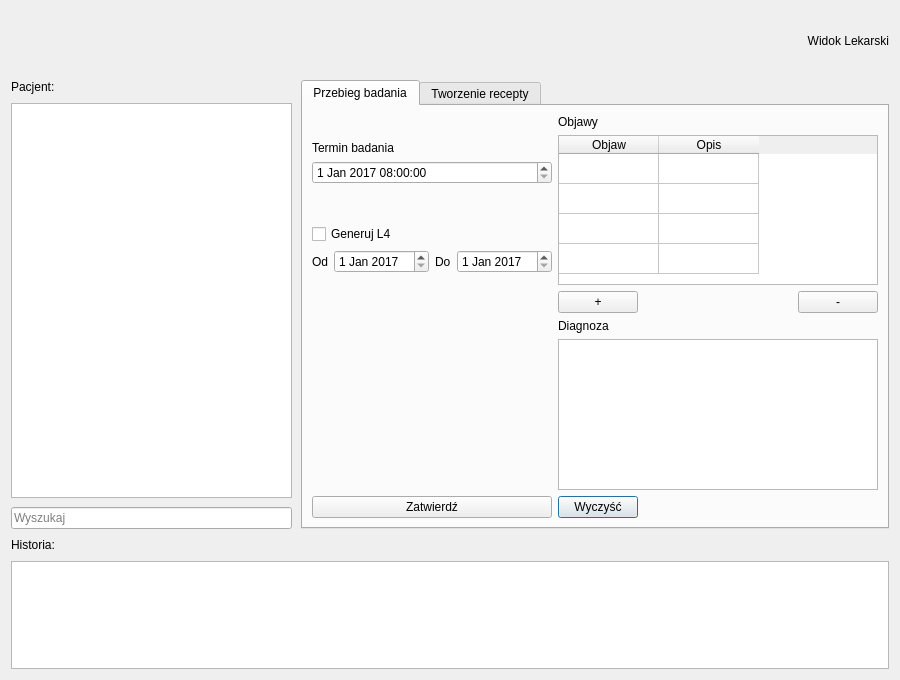
<?xml version="1.0" encoding="UTF-8"?>
<ui version="4.0">
 <class>DoctorsWindow</class>
 <widget class="QDialog" name="DoctorsWindow">
  <property name="geometry">
   <rect>
    <x>0</x>
    <y>0</y>
    <width>900</width>
    <height>680</height>
   </rect>
  </property>
  <property name="maximumSize">
   <size>
    <width>1024</width>
    <height>16777215</height>
   </size>
  </property>
  <property name="windowTitle">
   <string>Dialog</string>
  </property>
  <layout class="QGridLayout" name="gridLayout_3">
   <property name="spacing">
    <number>9</number>
   </property>
   <item row="2" column="0">
    <widget class="QLabel" name="label_20">
     <property name="text">
      <string>Historia:</string>
     </property>
    </widget>
   </item>
   <item row="3" column="0" colspan="2">
    <widget class="QListWidget" name="listWidget"/>
   </item>
   <item row="0" column="0" colspan="2">
    <layout class="QGridLayout" name="gridLayout">
     <item row="0" column="0">
      <widget class="QLabel" name="label">
       <property name="minimumSize">
        <size>
         <width>50</width>
         <height>60</height>
        </size>
       </property>
       <property name="maximumSize">
        <size>
         <width>60</width>
         <height>50</height>
        </size>
       </property>
       <property name="text">
        <string/>
       </property>
       <property name="pixmap">
        <pixmap resource="../Resources/projectresources.qrc">:/images/Logo.png</pixmap>
       </property>
       <property name="scaledContents">
        <bool>true</bool>
       </property>
      </widget>
     </item>
     <item row="0" column="2">
      <widget class="QLabel" name="label_2">
       <property name="text">
        <string>Widok Lekarski</string>
       </property>
       <property name="alignment">
        <set>Qt::AlignRight|Qt::AlignTrailing|Qt::AlignVCenter</set>
       </property>
      </widget>
     </item>
     <item row="0" column="1">
      <spacer name="horizontalSpacer">
       <property name="orientation">
        <enum>Qt::Horizontal</enum>
       </property>
       <property name="sizeHint" stdset="0">
        <size>
         <width>40</width>
         <height>20</height>
        </size>
       </property>
      </spacer>
     </item>
    </layout>
   </item>
   <item row="1" column="0">
    <layout class="QGridLayout" name="gridLayout_5">
     <property name="sizeConstraint">
      <enum>QLayout::SetDefaultConstraint</enum>
     </property>
     <item row="2" column="0">
      <widget class="QLineEdit" name="lineEdit">
       <property name="placeholderText">
        <string>Wyszukaj</string>
       </property>
      </widget>
     </item>
     <item row="1" column="0">
      <widget class="QListWidget" name="patientList">
       <property name="minimumSize">
        <size>
         <width>200</width>
         <height>0</height>
        </size>
       </property>
       <property name="maximumSize">
        <size>
         <width>1000</width>
         <height>16777215</height>
        </size>
       </property>
      </widget>
     </item>
     <item row="0" column="0">
      <widget class="QLabel" name="label_3">
       <property name="text">
        <string>Pacjent:</string>
       </property>
      </widget>
     </item>
    </layout>
   </item>
   <item row="1" column="1">
    <widget class="QTabWidget" name="tabWidget">
     <property name="currentIndex">
      <number>0</number>
     </property>
     <widget class="QWidget" name="examination">
      <attribute name="title">
       <string>Przebieg badania</string>
      </attribute>
      <layout class="QGridLayout" name="gridLayout_2">
       <item row="16" column="1">
        <widget class="QPushButton" name="patientClear">
         <property name="text">
          <string>Wyczyść</string>
         </property>
        </widget>
       </item>
       <item row="16" column="0">
        <widget class="QPushButton" name="patientAccept">
         <property name="text">
          <string>Zatwierdź</string>
         </property>
        </widget>
       </item>
       <item row="8" column="0">
        <layout class="QGridLayout" name="L4layout">
         <item row="1" column="0">
          <widget class="QLabel" name="label_6">
           <property name="sizePolicy">
            <sizepolicy hsizetype="Minimum" vsizetype="Preferred">
             <horstretch>0</horstretch>
             <verstretch>0</verstretch>
            </sizepolicy>
           </property>
           <property name="text">
            <string>Od</string>
           </property>
           <property name="alignment">
            <set>Qt::AlignRight|Qt::AlignTrailing|Qt::AlignVCenter</set>
           </property>
          </widget>
         </item>
         <item row="1" column="1">
          <widget class="QDateEdit" name="L4start">
           <property name="dateTime">
            <datetime>
             <hour>0</hour>
             <minute>0</minute>
             <second>0</second>
             <year>2017</year>
             <month>1</month>
             <day>1</day>
            </datetime>
           </property>
          </widget>
         </item>
         <item row="1" column="2">
          <widget class="QLabel" name="label_7">
           <property name="text">
            <string>Do</string>
           </property>
          </widget>
         </item>
         <item row="1" column="3">
          <widget class="QDateEdit" name="L4stop">
           <property name="dateTime">
            <datetime>
             <hour>0</hour>
             <minute>0</minute>
             <second>0</second>
             <year>2017</year>
             <month>1</month>
             <day>1</day>
            </datetime>
           </property>
          </widget>
         </item>
        </layout>
       </item>
       <item row="6" column="0">
        <spacer name="verticalSpacer_2">
         <property name="orientation">
          <enum>Qt::Vertical</enum>
         </property>
         <property name="sizeHint" stdset="0">
          <size>
           <width>20</width>
           <height>40</height>
          </size>
         </property>
        </spacer>
       </item>
       <item row="5" column="0">
        <widget class="QDateTimeEdit" name="examinationDate">
         <property name="dateTime">
          <datetime>
           <hour>8</hour>
           <minute>0</minute>
           <second>0</second>
           <year>2017</year>
           <month>1</month>
           <day>1</day>
          </datetime>
         </property>
         <property name="time">
          <time>
           <hour>8</hour>
           <minute>0</minute>
           <second>0</second>
          </time>
         </property>
        </widget>
       </item>
       <item row="7" column="0">
        <widget class="QCheckBox" name="generateL4cb">
         <property name="text">
          <string>Generuj L4</string>
         </property>
        </widget>
       </item>
       <item row="4" column="0">
        <widget class="QLabel" name="label_5">
         <property name="text">
          <string>Termin badania</string>
         </property>
        </widget>
       </item>
       <item row="11" column="0" rowspan="5">
        <spacer name="verticalSpacer">
         <property name="orientation">
          <enum>Qt::Vertical</enum>
         </property>
         <property name="sizeHint" stdset="0">
          <size>
           <width>20</width>
           <height>40</height>
          </size>
         </property>
        </spacer>
       </item>
       <item row="3" column="1" rowspan="10" colspan="4">
        <widget class="QTableWidget" name="symptomTable">
         <property name="minimumSize">
          <size>
           <width>320</width>
           <height>0</height>
          </size>
         </property>
         <property name="rowCount">
          <number>4</number>
         </property>
         <property name="columnCount">
          <number>2</number>
         </property>
         <attribute name="verticalHeaderVisible">
          <bool>false</bool>
         </attribute>
         <row/>
         <row/>
         <row/>
         <row/>
         <column>
          <property name="text">
           <string>Objaw</string>
          </property>
         </column>
         <column>
          <property name="text">
           <string>Opis</string>
          </property>
         </column>
        </widget>
       </item>
       <item row="15" column="1" colspan="4">
        <widget class="QPlainTextEdit" name="diagnosis"/>
       </item>
       <item row="14" column="1" colspan="4">
        <widget class="QLabel" name="label_4">
         <property name="text">
          <string>Diagnoza</string>
         </property>
        </widget>
       </item>
       <item row="0" column="1">
        <widget class="QLabel" name="label_12">
         <property name="text">
          <string>Objawy</string>
         </property>
        </widget>
       </item>
       <item row="13" column="1" colspan="4">
        <layout class="QGridLayout" name="gridLayout_6">
         <item row="0" column="2">
          <spacer name="horizontalSpacer_3">
           <property name="orientation">
            <enum>Qt::Horizontal</enum>
           </property>
           <property name="sizeHint" stdset="0">
            <size>
             <width>40</width>
             <height>20</height>
            </size>
           </property>
          </spacer>
         </item>
         <item row="0" column="1">
          <widget class="QPushButton" name="addPatRow">
           <property name="text">
            <string>+</string>
           </property>
          </widget>
         </item>
         <item row="0" column="3">
          <widget class="QPushButton" name="removePatRow">
           <property name="text">
            <string>-</string>
           </property>
          </widget>
         </item>
        </layout>
       </item>
      </layout>
     </widget>
     <widget class="QWidget" name="receipt">
      <attribute name="title">
       <string>Tworzenie recepty</string>
      </attribute>
      <layout class="QGridLayout" name="gridLayout_4">
       <item row="9" column="0">
        <widget class="QPushButton" name="prescriptionCreate">
         <property name="text">
          <string>Generuj</string>
         </property>
        </widget>
       </item>
       <item row="6" column="0" colspan="2">
        <widget class="QLabel" name="label_17">
         <property name="text">
          <string>Dodatkowe informacje</string>
         </property>
         <property name="alignment">
          <set>Qt::AlignCenter</set>
         </property>
        </widget>
       </item>
       <item row="4" column="0" colspan="2">
        <widget class="QTableWidget" name="drugs">
         <property name="rowCount">
          <number>4</number>
         </property>
         <property name="columnCount">
          <number>3</number>
         </property>
         <attribute name="horizontalHeaderDefaultSectionSize">
          <number>100</number>
         </attribute>
         <row/>
         <row/>
         <row/>
         <row/>
         <column>
          <property name="text">
           <string>Lek</string>
          </property>
         </column>
         <column>
          <property name="text">
           <string>Dawka</string>
          </property>
         </column>
         <column>
          <property name="text">
           <string>Uwagi</string>
          </property>
         </column>
        </widget>
       </item>
       <item row="1" column="0" colspan="2">
        <widget class="QLabel" name="label_15">
         <property name="text">
          <string>Leki</string>
         </property>
         <property name="alignment">
          <set>Qt::AlignCenter</set>
         </property>
        </widget>
       </item>
       <item row="9" column="1">
        <widget class="QPushButton" name="prescriptionClear">
         <property name="text">
          <string>Wyczyść</string>
         </property>
        </widget>
       </item>
       <item row="7" column="0" colspan="2">
        <widget class="QPlainTextEdit" name="additionalInfo">
         <property name="maximumSize">
          <size>
           <width>16777215</width>
           <height>64</height>
          </size>
         </property>
        </widget>
       </item>
       <item row="5" column="0" colspan="2">
        <layout class="QGridLayout" name="gridLayout_6">
         <item row="0" column="1">
          <spacer name="horizontalSpacer_3">
           <property name="orientation">
            <enum>Qt::Horizontal</enum>
           </property>
           <property name="sizeHint" stdset="0">
            <size>
             <width>40</width>
             <height>20</height>
            </size>
           </property>
          </spacer>
         </item>
         <item row="0" column="2">
          <widget class="QPushButton" name="removeMedRow">
           <property name="text">
            <string>-</string>
           </property>
          </widget>
         </item>
         <item row="0" column="0">
          <widget class="QPushButton" name="addMedRow">
           <property name="text">
            <string>+</string>
           </property>
          </widget>
         </item>
        </layout>
       </item>
      </layout>
     </widget>
    </widget>
   </item>
  </layout>
 </widget>
 <resources>
  <include location="../Resources/projectresources.qrc"/>
 </resources>
 <connections/>
</ui>
